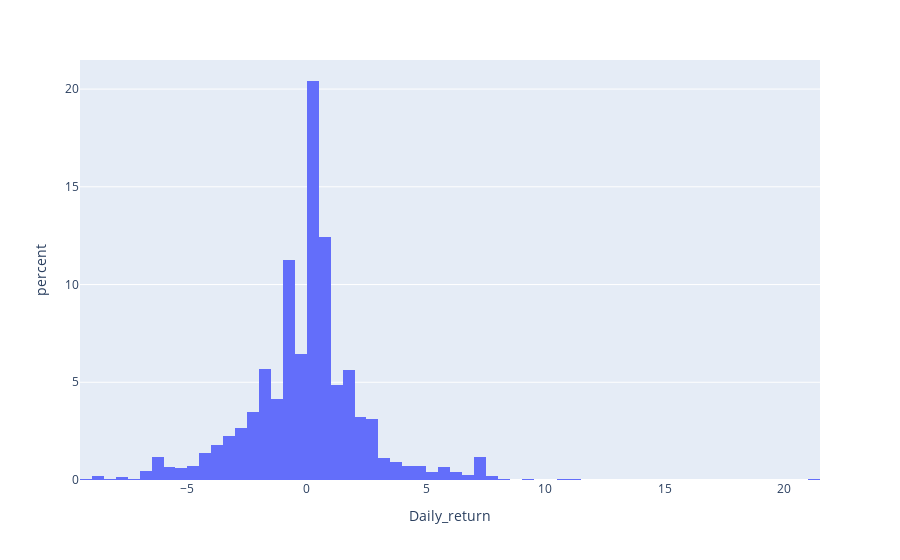

This figure's notebook cell:
### Code cell
fig = go.Figure()
px.histogram(df, x="Daily_return",histnorm='percent')
#ff.create_distplot(df, group_labels)

### Figure 1 — Plotly figure (JSON) as saved in the notebook; plotly's stock layout.template omitted (floating-point values rounded to 4 significant figures; data arrays with more than 128 entries replaced by an {"elided": "..."} marker saying what was removed)
{"data": [{"alignmentgroup": "True", "bingroup": "x", "histnorm": "percent", "hovertemplate": "Daily_return=%{x}<br>percent=%{y}<extra></extra>", "legendgroup": "", "marker": {"color": "#636efa"}, "name": "", "offsetgroup": "", "orientation": "v", "showlegend": false, "type": "histogram", "x": {"elided": "1499 float values"}, "xaxis": "x", "yaxis": "y"}], "layout": {"barmode": "relative", "legend": {"tracegroupgap": 0}, "margin": {"t": 60}, "xaxis": {"anchor": "y", "domain": [0, 1], "title": {"text": "Daily_return"}}, "yaxis": {"anchor": "x", "domain": [0, 1], "title": {"text": "percent"}}}}
